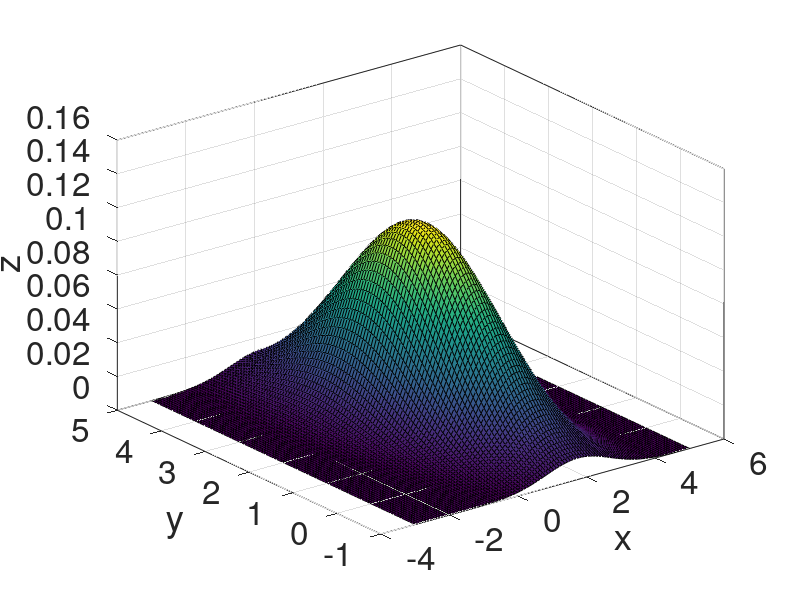
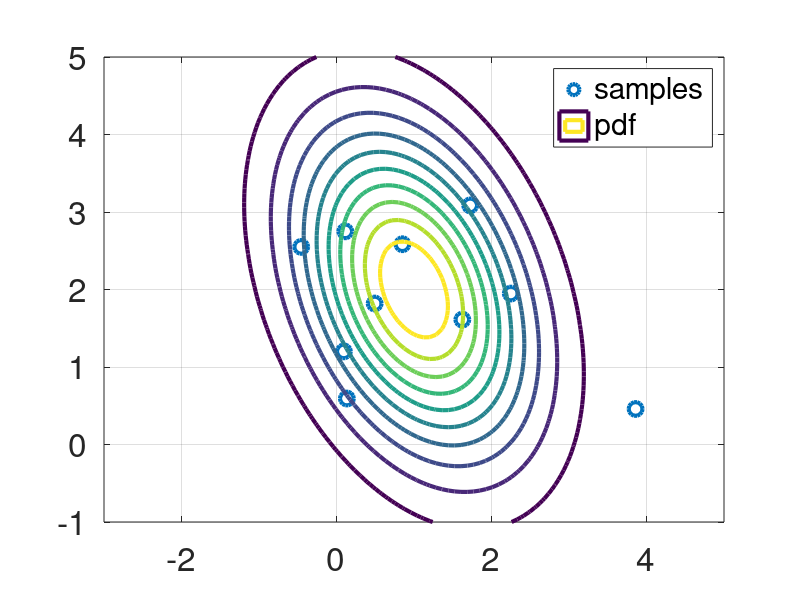
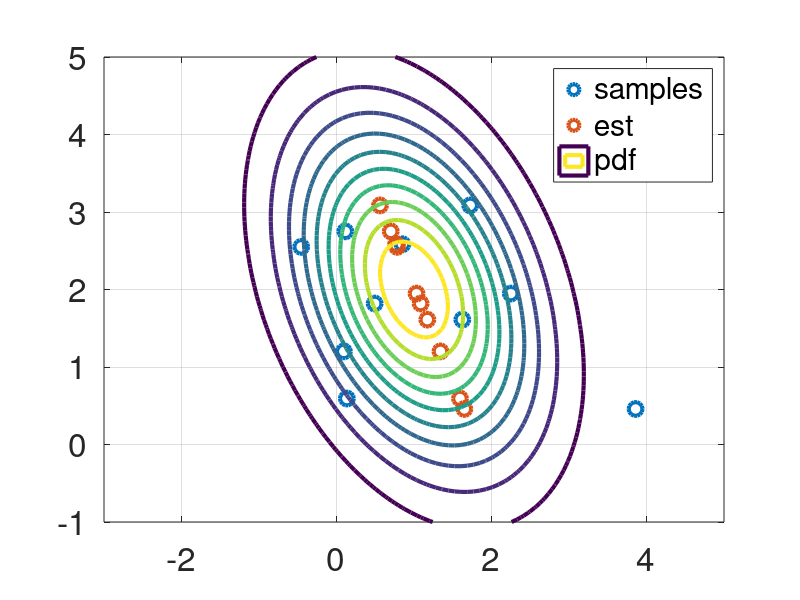
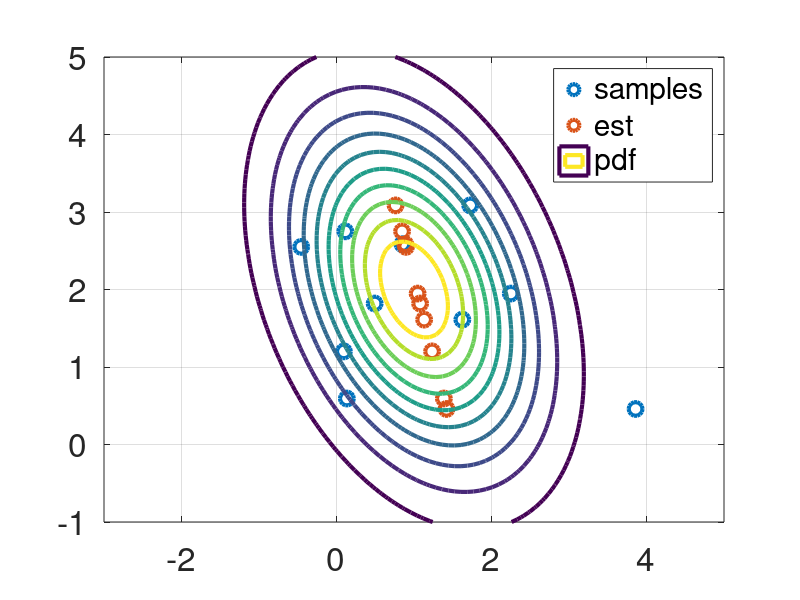

These figures' MATLAB source, in order: (Note: this script raises an error after producing the figures.)
clc
clear
close all

mu = [1, 2];
Sigma = [1, -0.5; -0.5, 2];

%% plot pdf
figure
[X, Y] = meshgrid(linspace(-3, 5, 100), linspace(-1, 5, 100));
p = mvnpdf([X(:), Y(:)], mu, Sigma);
Z = reshape(p, 100, 100);
surf(X, Y, Z);
grid on
box on
xlabel('x')
ylabel('y')
zlabel('z')
set(gca, 'FontSize', 24)

num_samples = 10;
samples = mvnrnd(mu, Sigma, num_samples);
x = samples(:, 1);
y = samples(:, 2);
bar_x = mean(x);
bar_y = mean(y);

%% x,y
figure
hold on
plot(x, y, 'LineStyle', 'none', 'LineWidth', 3, 'Marker', 'o', 'MarkerSize', 10, 'DisplayName', 'samples')
contour(X, Y, Z, 'LineWidth', 3, 'DisplayName', 'pdf')
legend
axis equal
grid on
box on
set(gca, 'FontSize', 24)

%% 2
[V, D] = eig(Sigma);
hat_x_2 = V(1, 2) / V(2, 2) * (y - bar_y) + bar_x;

figure
hold on
plot(x, y, 'LineStyle', 'none', 'LineWidth', 3, 'Marker', 'o', 'MarkerSize', 10, 'DisplayName', 'samples')
plot(hat_x_2, y, 'LineStyle', 'none', 'LineWidth', 3, 'Marker', 'o', 'MarkerSize', 10, 'DisplayName', 'est')
contour(X, Y, Z, 'LineWidth', 3, 'DisplayName', 'pdf')
legend
axis equal
grid on
box on
set(gca, 'FontSize', 24)

%% 3
% 条件付き確率分布のhatx
A0 = Sigma(1, 2) / Sigma(2, 2);
hat_x_3 = bar_x + A0 * (y - bar_y);

figure
hold on
plot(x, y, 'LineStyle', 'none', 'LineWidth', 3, 'Marker', 'o', 'MarkerSize', 10, 'DisplayName', 'samples')
plot(hat_x_3, y, 'LineStyle', 'none', 'LineWidth', 3, 'Marker', 'o', 'MarkerSize', 10, 'DisplayName', 'est')
contour(X, Y, Z, 'LineWidth', 3, 'DisplayName', 'pdf')
legend
axis equal
grid on
box on
set(gca, 'FontSize', 24)

%% 4
E_e_2 = sum(x - hat_x_2) / num_samples
V_e_2 = sum((x - hat_x_2) .^ 2) / (num_samples - 1)

E_e_3 = sum(x - hat_x_3) / num_samples
V_e_3 = sum((x - hat_x_3) .^ 2) / (num_samples - 1)

figure
hold on
plot(x, 'LineStyle', 'none', 'LineWidth', 3, 'Marker', 'o', 'MarkerSize', 10, 'DisplayName', 'True')
plot(hat_x_2, 'LineStyle', 'none', 'LineWidth', 3, 'Marker', 'o', 'MarkerSize', 10, 'DisplayName', '2')
plot(hat_x_3, 'LineStyle', 'none', 'LineWidth', 3, 'Marker', 'o', 'MarkerSize', 10, 'DisplayName', '3')
yline(bar_x, 'LineWidth', 3, 'DisplayName', 'bar\_x')
xlim([0, 10])
legend
grid on
box on
set(gca, 'FontSize', 24)
